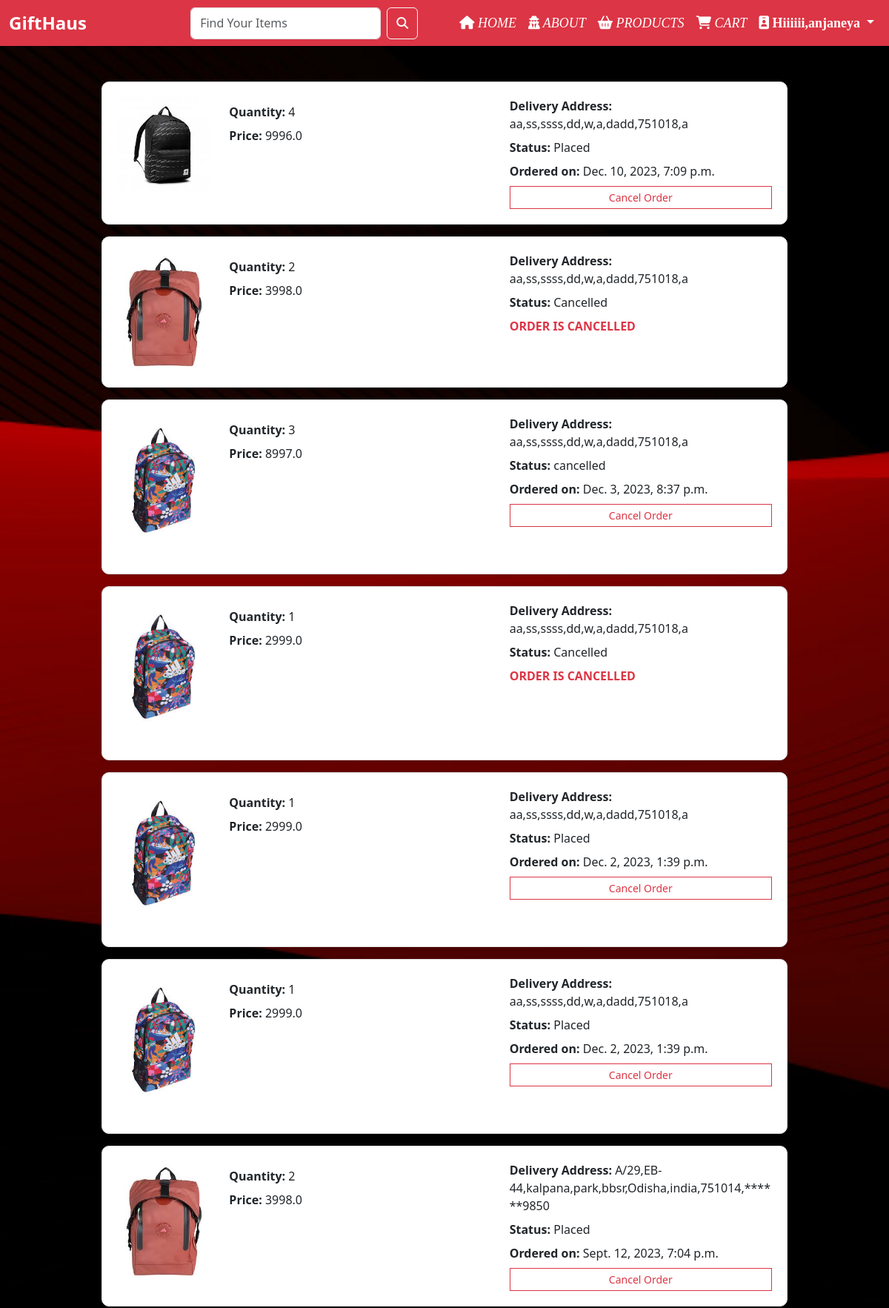
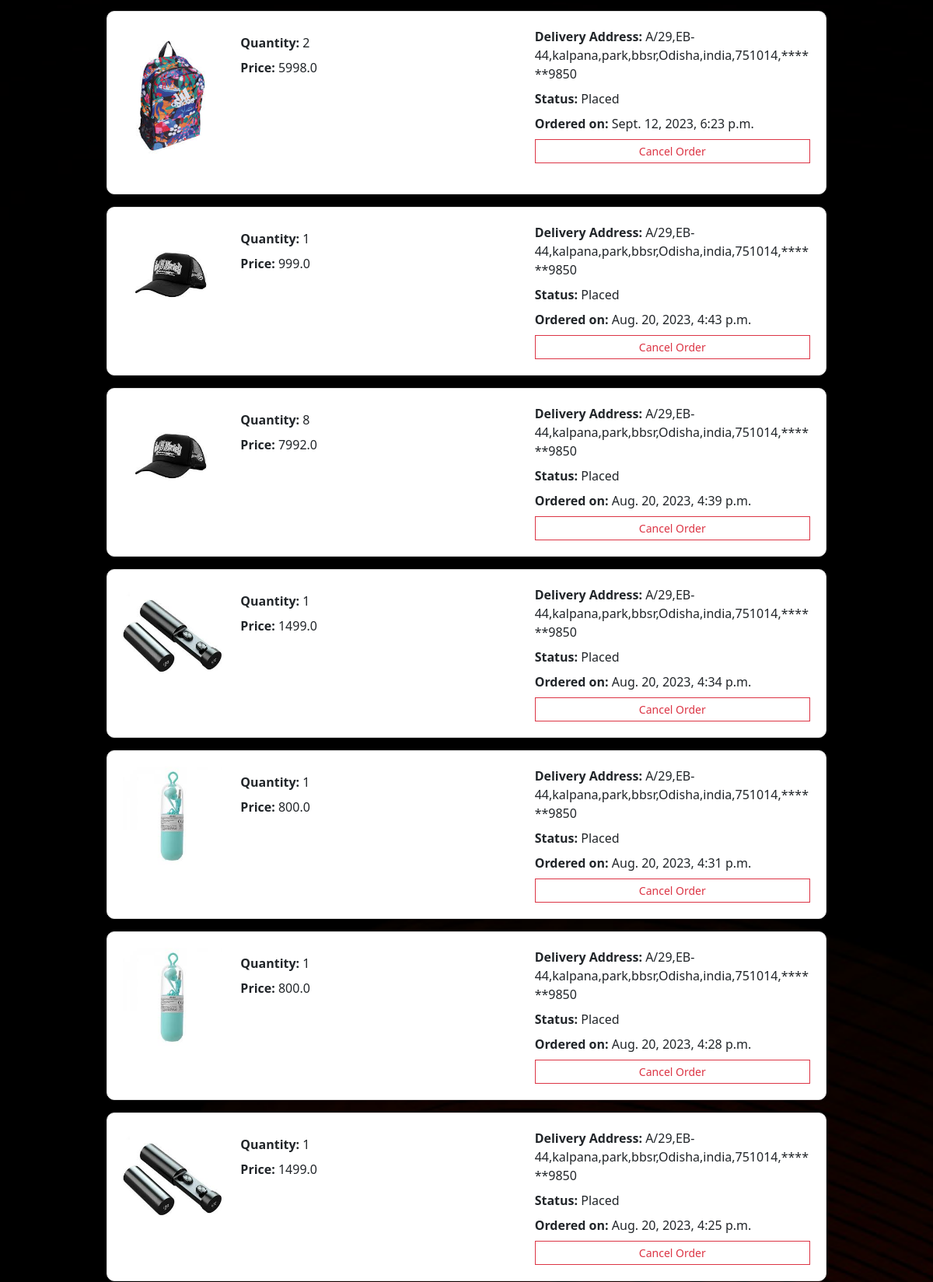
The page /product/orders/ (signed in, upper part) on the database its author committed (2 pictures, top to bottom).
### product/models.py (models this page shows, shortened)
class Order(models.Model):
    STATUS_OPTION=[
        ("Placed","Placed"),
        ("Packed","Packed"),
        ("Shipped","Shipped"),
        ("Delivered","Delivered"),
        ("Canceled","Canceled"),
    ]
    PAYMENT_MODES=[
        ("COD","COD"),
        ("Online","Online")
    ]
    user=models.ForeignKey(User,on_delete=models.DO_NOTHING)
    product=models.ForeignKey(Product,on_delete=models.DO_NOTHING)
    address=models.ForeignKey(Address,on_delete=models.DO_NOTHING)
    quantity=models.IntegerField()
    price=models.FloatField()
    status=models.CharField(max_length=20, choices=STATUS_OPTION,default='Placed')
    payment_method=models.CharField(max_length=20, choices=PAYMENT_MODES)
    created_at=models.DateTimeField(auto_now_add=True)
    updated_at=models.DateTimeField(auto_now=True)

class Product(models.Model):
    category=models.ForeignKey(Category, on_delete=models.CASCADE)
    name=models.CharField(max_length=255)
    price=models.FloatField()
    description=models.TextField()
    is_available=models.BooleanField(default=True)
    image=models.ImageField(upload_to="product_images")

### user/models.py (models this page shows)
class Address(models.Model):
    user = models.ForeignKey(User,on_delete=models.CASCADE)
    address_line_one=models.CharField(max_length=255)
    address_line_two=models.CharField(max_length=255)
    locality=models.CharField(max_length=255)
    landmark=models.CharField(max_length=255)
    city=models.CharField(max_length=255)
    state=models.CharField(max_length=255)
    country=models.CharField(max_length=255)
    zip=models.CharField(max_length=10)
    mobile=models.CharField(max_length=10)
    def __str__(self):
        return self.address_line_one+","+self.address_line_two+","+self.locality+","+self.landmark+","+self.city+","+self.state+","+self.country+","+self.zip+","+self.mobile

### product/views.py (the view)
# urls.py: path("orders/",orders,name="orders"),
def orders(request):
    orders=Order.objects.filter(user=request.user).order_by('-id')
    context={
        "orders" : orders
    }
    return render(request,'product/orders.html',context)

### templates/product/orders.html (shortened to what this page needs)
{% extends 'base.html' %}
{% load static %}
{% block content %}
<div class="container my-5">
  <div class="row">
      <div class="col-md-10 mx-auto">
       {% for order in orders %}
         <div class="card mb-3">
              <div class="card-body">
                  <div class="row">
                      <div class="col-md-2 text-center">
                          <img src="{{ order.product.image.url }}" class="product-image" alt="{{ order.product.title }}">
                      </div>
                      <div class="col-md-5">
                          <p class="mb-2"><strong>Quantity:</strong> {{ order.quantity }}</p>
                          <p class="mb-2"><strong>Price:</strong> {{ order.price }}</p>
                      </div>
                      <div class="col-md-5">
                          <p class="mb-2"><strong>Delivery Address:</strong> {{ order.address }}</p>
                          <p class="mb-2"><strong>Status:</strong> {{ order.status }}</p>
                          <div>
                            {% if order.status == "Cancelled" %}
                                <p class="mb-1 text-danger fw-bold">ORDER IS CANCELLED</p>
                            {% else %}
                                <p class="mb-2">
                                    {% if order.status == "Delivered" %}
                                        <strong>Delivered on:</strong> {{ order.updated_at }}
                                    {% else %}
                                        <strong>Ordered on:</strong> {{ order.created_at }}
                                    {% endif %}
                                </p>
                                {% if order.status == "Delivered" %}
                                    <button class="btn btn-sm btn-outline-danger rounded-0 d-block feedback-button" data-toggle="modal" data-target="#feedbackModal" data-product-id="{{ order.product.id }}" data-product-title="{{ order.product.title }}">Feedback</button>
                                {% else %}
                                    <a href="{% url 'cancel_order' order.id %}" class="btn btn-sm btn-outline-danger rounded-0 d-block">Cancel Order</a>
                                {% endif %}
                            {% endif %}
                        </div>
                      </div>
                  </div>
              </div>
          </div>
       {% endfor %}
      </div>
  </div>
</div>
{% endblock content %}

### templates/base.html (shortened to what this page needs)
{% load static %}
<!DOCTYPE html>
<html lang="en">
<head>
    <link rel="stylesheet" href="https://cdnjs.cloudflare.com/ajax/libs/font-awesome/6.4.0/css/all.min.css" />
    <link rel="stylesheet" href="{% static 'bootstrap/bootstrap.min.css' %}">
    <link rel="stylesheet" href="{% static 'css/style.css' %}">
</head>
<body>
    <nav class="navbar navbar-expand-lg navbar-dark bg-danger back ">
        <div class="container-fluid">
          <a class="navbar-brand" href="#"> GiftHaus</a>
          <div class="collapse navbar-collapse" id="navbarNav">
            <ul class="navbar-nav ms-auto">
              <form class="d-flex" role="search" method="get" action="{% url 'search' %}">
                <input class="form-control me-2" type="search" name="q" placeholder="Find Your Items" aria-label="Search">
                <button class="btn btn-outline-light rounded-2 me-5" type="submit"><i class="fa-solid fa-magnifying-glass fa-l"></i></button>
              </form>
              <li class="nav-item ">
                <a class="nav-link active fst-italic" aria-current="page" href="{% url 'index' %}"><i class="fa-solid fa-house fa-l"></i>  HOME</a>
              </li>
              <li class="nav-item">
                <a class="nav-link active fst-italic" aria-current="page" href="{% url 'aboutus' %}"><i class="fa-solid fa-user-secret fa-l"></i>  ABOUT</a>
              </li>
              <li class="nav-item">
                <a class="nav-link active fst-italic" aria-current="page" href="{% url 'all_products' %}">
                  <i class="fa-solid fa-basket-shopping fa-l"></i>  PRODUCTS</a>
              </li>
              <li class="nav-item">
                <a class="nav-link active fst-italic" aria-current="page" href="
                {% url 'cart' %}"> <i class="fas fa-shopping-cart fa-l"></i>  CART</a>
              </li>
              {% if user.is_authenticated %}
              <li class="nav-item dropdown">
                <a class="nav-link dropdown-toggle fw-bold text" href="#" role="button" data-bs-toggle="dropdown" aria-expanded="false">
                  <i class="fa-solid fa-id-badge fa-l"></i>
                  Hiiiiii,{{user.first_name}}
                </a>
              </li>
              {% endif %}
            </ul>
          </div>
      </nav>
    {% block content %}{% endblock content %}
<br><br><br> <br>
</body>
</html>

### static/css/style.css (style rules this page uses)
.nav-item { font-family: cursive; }
.navbar { background-color: #ff5733; }
.navbar-brand { font-size: 24px; font-weight: bold; }
.navbar-nav .nav-link { color: white; font-size: 18px; font-family: cursive; }

### templates/product/orders.html (style rules this page uses)
.product-image { max-width: 100%; height: auto; }
.card { border: 1px solid #e0e0e0; border-radius: 10px; margin-bottom: 20px; box-shadow: 0 2px 4px rgba(0, 0, 0, 0.1); }
.card-body { padding: 20px; }

### rows shown on the page
Order: product.image (picture), quantity "4", price "9996.0", address "aa,ss,ssss,dd,w,a,dadd,751018,a", status "Placed", created_at "Dec. 10, 2023, 7:09 p.m.", shows "Cancel Order"
Order: product.image (picture), quantity "2", price "3998.0", address "aa,ss,ssss,dd,w,a,dadd,751018,a", status "Cancelled", shows "ORDER IS CANCELLED"
Order: product.image (picture), quantity "3", price "8997.0", address "aa,ss,ssss,dd,w,a,dadd,751018,a", status "cancelled", created_at "Dec. 3, 2023, 8:37 p.m.", shows "Cancel Order"
Order: product.image (picture), quantity "1", price "2999.0", address "aa,ss,ssss,dd,w,a,dadd,751018,a", status "Cancelled", shows "ORDER IS CANCELLED"
Order: product.image (picture), quantity "1", price "2999.0", address "aa,ss,ssss,dd,w,a,dadd,751018,a", status "Placed", created_at "Dec. 2, 2023, 1:39 p.m.", shows "Cancel Order"
Order: product.image (picture), quantity "1", price "2999.0", address "aa,ss,ssss,dd,w,a,dadd,751018,a", status "Placed", created_at "Dec. 2, 2023, 1:39 p.m.", shows "Cancel Order"
Order: product.image (picture), quantity "2", price "3998.0", address "A/29,EB-44,kalpana,park,bbsr,Odisha,india,751014,******9850", status "Placed", created_at "Sept. 12, 2023, 7:04 p.m.", shows "Cancel Order"
Order: product.image (picture), quantity "2", price "5998.0", address "A/29,EB-44,kalpana,park,bbsr,Odisha,india,751014,******9850", status "Placed", created_at "Sept. 12, 2023, 6:23 p.m.", shows "Cancel Order"
Order: product.image (picture), quantity "1", price "999.0", address "A/29,EB-44,kalpana,park,bbsr,Odisha,india,751014,******9850", status "Placed", created_at "Aug. 20, 2023, 4:43 p.m.", shows "Cancel Order"
Order: product.image (picture), quantity "8", price "7992.0", address "A/29,EB-44,kalpana,park,bbsr,Odisha,india,751014,******9850", status "Placed", created_at "Aug. 20, 2023, 4:39 p.m.", shows "Cancel Order"
Order: product.image (picture), quantity "1", price "1499.0", address "A/29,EB-44,kalpana,park,bbsr,Odisha,india,751014,******9850", status "Placed", created_at "Aug. 20, 2023, 4:34 p.m.", shows "Cancel Order"
Order: product.image (picture), quantity "1", price "800.0", address "A/29,EB-44,kalpana,park,bbsr,Odisha,india,751014,******9850", status "Placed", created_at "Aug. 20, 2023, 4:31 p.m.", shows "Cancel Order"
Order: product.image (picture), quantity "1", price "800.0", address "A/29,EB-44,kalpana,park,bbsr,Odisha,india,751014,******9850", status "Placed", created_at "Aug. 20, 2023, 4:28 p.m.", shows "Cancel Order"
Order: product.image (picture), quantity "1", price "1499.0", address "A/29,EB-44,kalpana,park,bbsr,Odisha,india,751014,******9850", status "Placed", created_at "Aug. 20, 2023, 4:25 p.m.", shows "Cancel Order"

### other values the page prints
{{ user.first_name }} "anjaneya"
